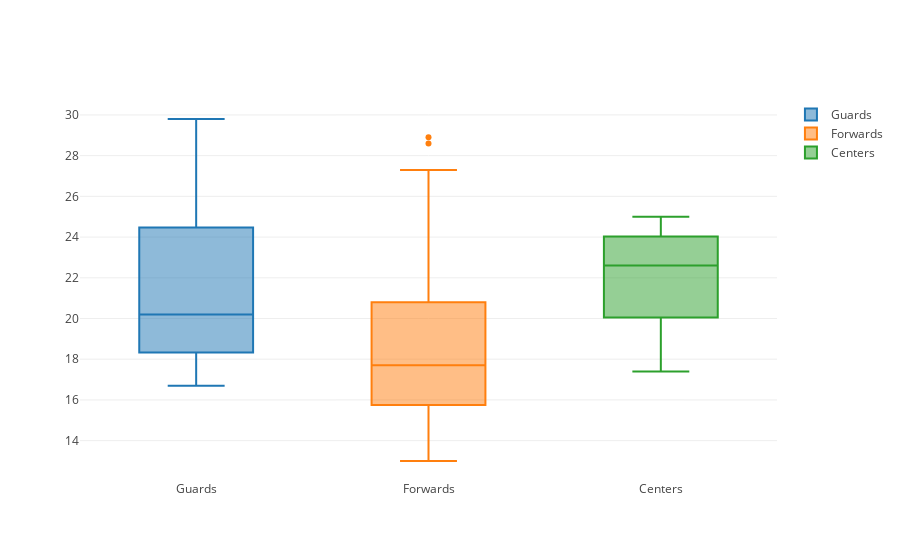

Source (notebook cell):
### Code cell
guards = eighteen[eighteen['Position'] == 'Guard'].sort_values('PER',ascending=False).head(25)
forwards = eighteen[eighteen['Position'] == 'Forward'].sort_values('PER',ascending=False).head(25)
centers = eighteen[eighteen['Position'] == 'Center'].sort_values('PER',ascending=False).head(25)
guard = go.Box(y=guards['PER'],name="Guards",boxpoints='outliers')
forward = go.Box(y=forwards['PER'],name="Forwards")
center = go.Box(y=centers['PER'],name="Centers")

data = [guard,forward,center]
iplot(data)

### Figure 1 — Plotly figure (JSON) as saved in the notebook; plotly's stock layout.template omitted (floating-point values rounded to 4 significant figures)
{"data": [{"boxpoints": "outliers", "name": "Guards", "type": "box", "uid": "85e024b0-04cb-11e9-a783-3c15c2d0b140", "y": [29.8, 28.2, 26.1, 25.2, 25, 24.7, 24.4, 23.7, 23.1, 21.1, 21, 20.6, 20.2, 20, 20, 19.7, 19.5, 19.1, 18.4, 18.1, 17.8, 17.7, 17.3, 17, 16.7]}, {"name": "Forwards", "type": "box", "uid": "85e0267a-04cb-11e9-a6b1-3c15c2d0b140", "y": [28.9, 28.6, 27.3, 26, 26, 22, 20.4, 20.4, 19.6, 18.7, 18.7, 18.5, 17.7, 17.6, 17.4, 17.1, 16.7, 16.5, 15.8, 15.6, 15.5, 14.2, 13.8, 13.8, 13]}, {"name": "Centers", "type": "box", "uid": "85e02746-04cb-11e9-908d-3c15c2d0b140", "y": [25, 24.9, 24.4, 22.9, 22.9, 22.6, 22.4, 20.5, 19.9, 19.7, 17.4]}], "layout": {}}
